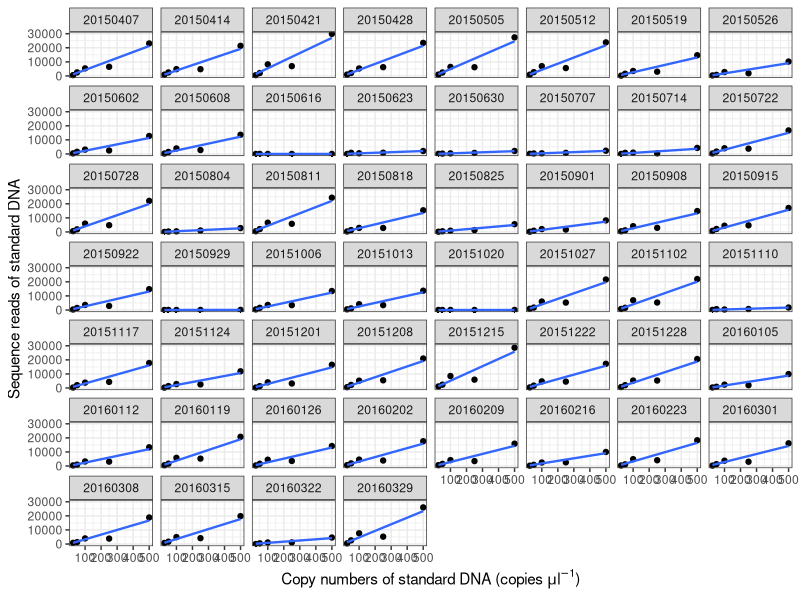

This chart was generated by the following R code: (Note: this script raises an error after producing the figure.)
####
#### R code for Ushio et al.
#### "Quantitative monitoring of multispecies fish environmental DNA using high-throughput sequencing"
#### No.S1 Correction equations for all samples
####

# names for the output folder and workspace file
qmiseq.out.00 <- "00_QMiSeq_Figures"
#dir.create(qmiseq.out.00, showWarnings = FALSE)

# load data
d.sample <- read.csv("data/01_sample_data.csv")
d.reads.all <- read.csv("data/02_miseq_reads.csv")

# scientific names and copy numbers of standard DNA
std.name <- c("Saurogobio.immaculatus",
              "Elopichthys.bambusa",
              "Carassioides.acuminatus",
              "Labeo.coubie",
              "Acanthopsoides.gracilentus")
std.copy.1ul <- c(500,250,100,50,25)

# combine standard DNA data
std.reads <- d.reads.all[,std.name]
std.all <- cbind(d.sample, std.reads)
std.sample <- std.all[std.all$treatment == "sample",]

# show the correction equations for all samples
# (copy numbers of standard DNA v.s. reads of standard DNA)
# load library
library(ggplot2)
library(cowplot)
library(reshape2)

# calculate adjusted R2 of the correction equations
d.a1 <- melt(std.sample[,c(2,4:8)], id.vars = "date", variable.name = "STD.sp")
colnames(d.a1)[3] <- "reads"
d.a1$copy <- NaN
d.a1[d.a1[,"STD.sp"] == std.name[1],"copy"] <- std.copy.1ul[1]
d.a1[d.a1[,"STD.sp"] == std.name[2],"copy"] <- std.copy.1ul[2]
d.a1[d.a1[,"STD.sp"] == std.name[3],"copy"] <- std.copy.1ul[3]
d.a1[d.a1[,"STD.sp"] == std.name[4],"copy"] <- std.copy.1ul[4]
d.a1[d.a1[,"STD.sp"] == std.name[5],"copy"] <- std.copy.1ul[5]

# calculate residual structures
resid.raw <- apply((std.sample[,4:8]), 1, function(x) summary(lm(as.numeric(x)~std.copy.1ul+0))$resid)
resid.df <- as.data.frame(resid.raw)
colnames(resid.df) <- as.character(std.sample$date)
resid.df$copy <- std.copy.1ul

d.a2 <- melt(resid.df, id.vars = "copy")
colnames(d.a2) <- c("copy", "date", "residual")

# visualize all regressions
fs1 <- ggplot(d.a1, aes(x = copy, y = reads, group = date))
fs1 <- fs1 + geom_point() + facet_wrap(~date)
fs1 <- fs1 + geom_smooth(method = "lm", se = F, size = 0.8, formula = y ~ x + 0)
fs1 <- fs1 + xlab(expression(paste("Copy numbers of standard DNA (copies ", mu, l^-1, ")")))
fs1 <- fs1 + ylab("Sequence reads of standard DNA")
fs1 <- fs1 + theme_bw()

# visualize all residuals
fs2 <- ggplot(d.a2, aes(x = copy, y = residual, group = date))
fs2 <- fs2 + geom_point() + facet_wrap(~date) + geom_hline(yintercept = 0, linetype = 2)
fs2 <- fs2 + xlab(expression(paste("Copy numbers of standard DNA (copies ", mu, l^-1, ")")))
fs2 <- fs2 + ylab("Residuals of the regression")
fs2 <- fs2 + theme_bw()


# output figure
dev.off()
quartz(height=10, width=10)
fs1 # regression line
figS1.name <- file.path(qmiseq.out.00, "FigureS1.png")
quartz.save(figS1.name)

dev.off()
quartz(height=10, width=10)
fs2 # residual structure
figS2.name <- file.path(qmiseq.out.00, "FigureS2.png")
quartz.save(figS2.name)

